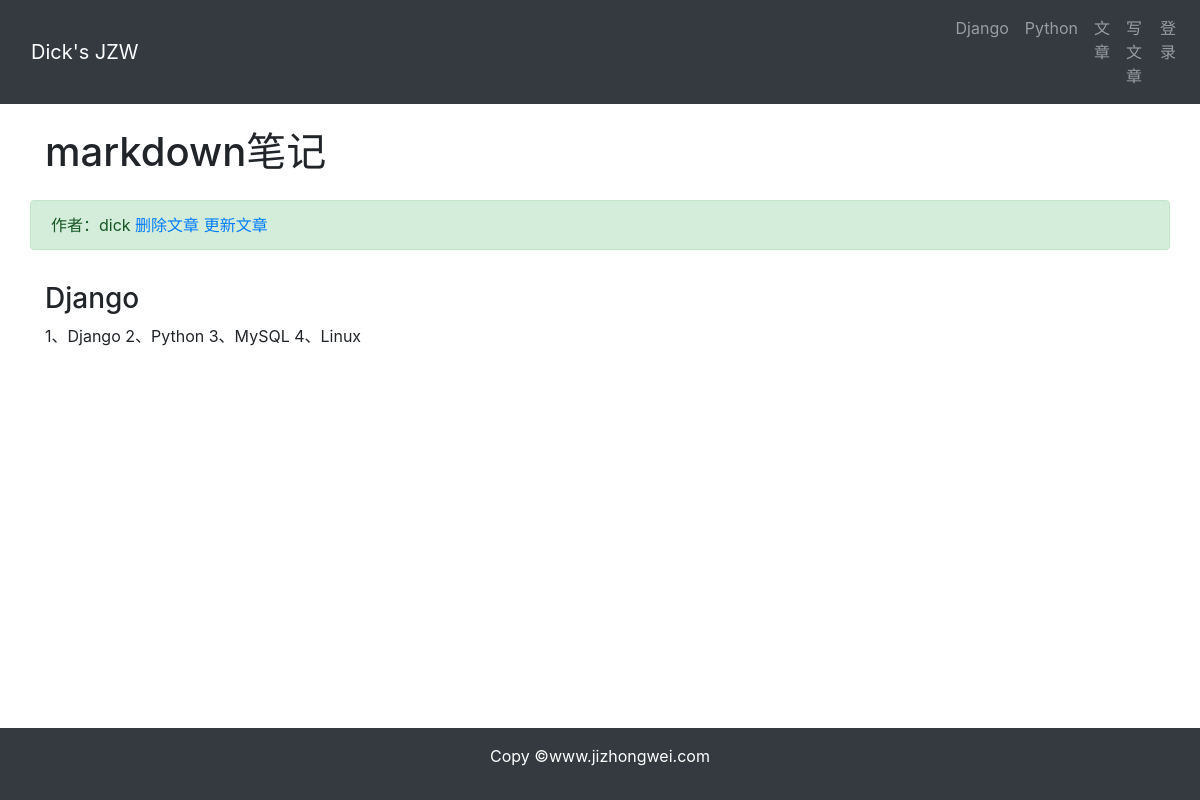
The page /article/article-detail/8/ on the database as committed earlier.
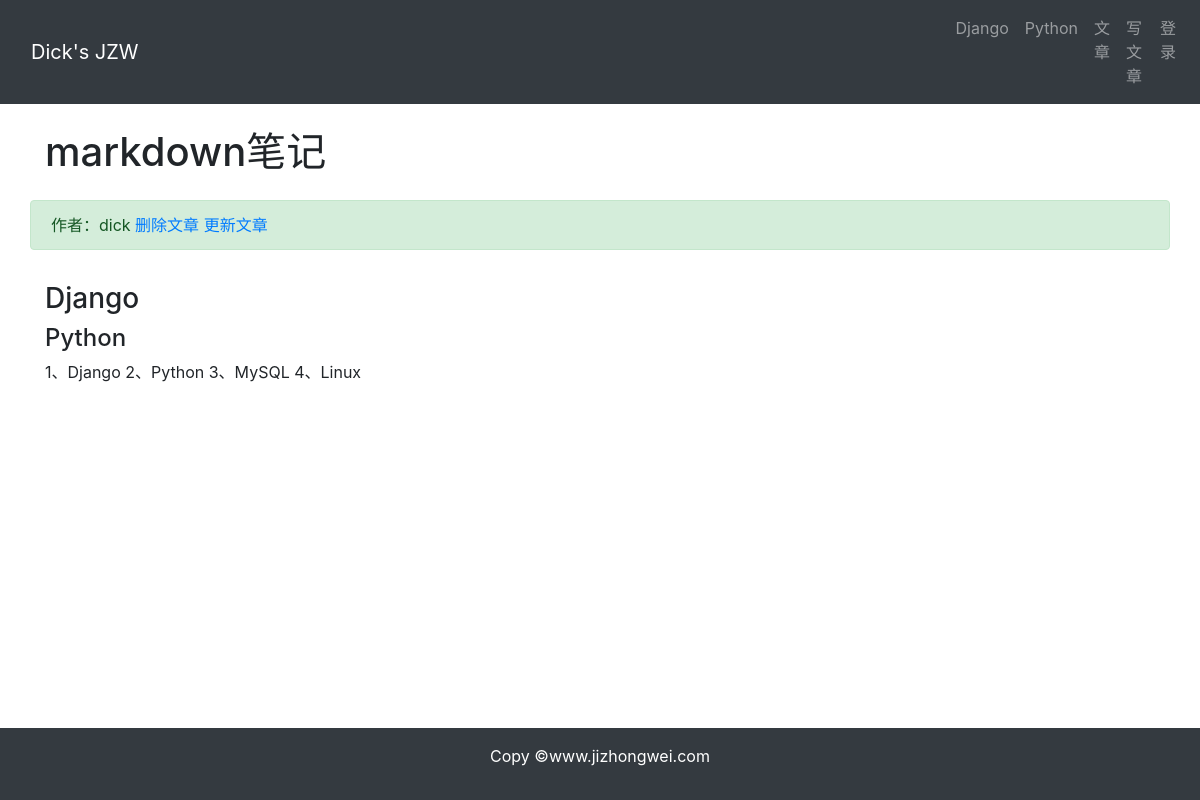
The same page on the database as committed later.
### article/models.py (models this page shows, shortened)
class ArticlePost(models.Model):
    author = models.ForeignKey(User, on_delete= models.CASCADE)
    title = models.CharField(max_length= 100)
    body = models.TextField()
    created = models.DateTimeField(default= timezone.now)
    updated = models.DateTimeField(auto_now= True)
    class Meta:
        ordering = ('-created',)

### article/views.py (the view)
# urls.py: path('article-detail/<int:id>/', views.article_detail, name = 'article-detail'),
def article_detail(request,id):
    article = ArticlePost.objects.get(id = id)
    article.body = markdown.markdown(article.body,
                                     extensions = [
                                         'markdown.extensions.extra',
                                         'markdown.extensions.codehilite',
                                     ])
    context = {'article': article}
    return render(request, 'article/detail.html', context)

### templates/article/detail.html (shortened to what this page needs)
{% extends 'base.html' %}
{% load static %}
{% block content %}
    <div class="container">
        <div class="row">
            <h1 class="col-12 mt-4 mb-4">{{ article.title }}</h1>
            <div class="col-12 alert alert-success">
                作者：{{ article.author }}
                <a href="#" onclick="confirm_delete()">删除文章</a>
                <a href="{% url 'article:article-update' article.id %}">更新文章</a>
            </div>
            <div class="col-12">
                <p>{{ article.body | safe }}</p>
            </div>
        </div>
    </div>
{% endblock %}

Rows that differ between the two databases and show on the page:
changed ArticlePost "markdown笔记": body "Django 1、Django 2、Python 3、MySQL 4、Linux" → "Django Python 1、Django 2、Python 3、MySQL 4、Linux"
